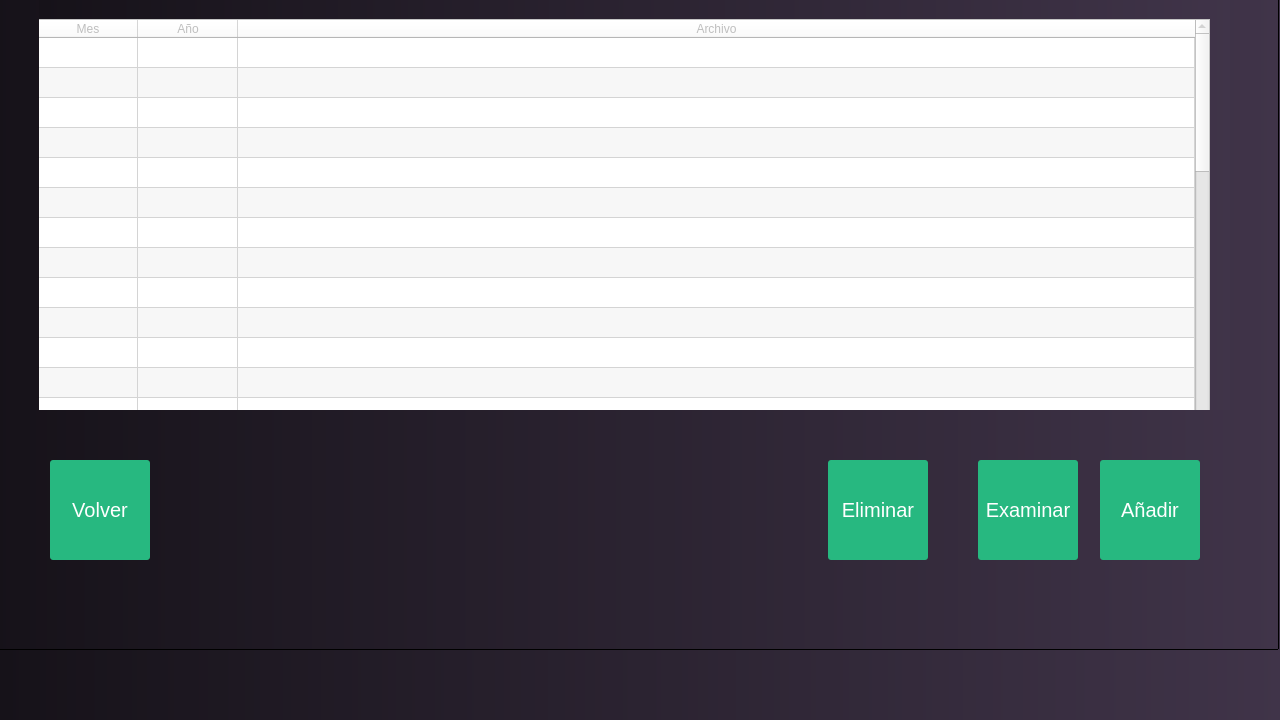
<?xml version="1.0" encoding="UTF-8"?>
<ui version="4.0">
 <class>MainWindow</class>
 <widget class="QWidget" name="MainWindow">
  <property name="enabled">
   <bool>true</bool>
  </property>
  <property name="geometry">
   <rect>
    <x>0</x>
    <y>0</y>
    <width>1280</width>
    <height>720</height>
   </rect>
  </property>
  <property name="windowTitle">
   <string>Compra y ventas</string>
  </property>
  <property name="autoFillBackground">
   <bool>false</bool>
  </property>
  <property name="styleSheet">
   <string notr="true">#MainWindow{
background:qlineargradient(spread:reflect, x1:0, y1:0, x2:1, y2:0, stop:0 rgba(22, 18, 25, 255), stop:1 rgba(64, 52, 73, 255));
}
/* qlineargradient(spread:reflect, x1:0, y1:0, x2:1, y2:0, stop:0 rgba(22, 18, 25, 255), stop:1 rgba(64, 52, 73, 255))

qlineargradient(spread:reflect, x1:0, y1:0, x2:1, y2:0, stop:0 rgba(130, 21, 131, 255), stop:1 rgba(103, 46, 180, 255)


 */
.QPushButton {

border-radius:3px;
color:white !important;
background:#27b880;
font-size:20px;

}</string>
  </property>
  <widget class="QFrame" name="frame_2">
   <property name="geometry">
    <rect>
     <x>-10</x>
     <y>-80</y>
     <width>1289</width>
     <height>730</height>
    </rect>
   </property>
   <property name="autoFillBackground">
    <bool>false</bool>
   </property>
   <property name="styleSheet">
    <string notr="true">#widget{
background:qlineargradient(spread:reflect, x1:0, y1:0, x2:1, y2:0, stop:0 rgba(22, 18, 25, 255), stop:1 rgba(64, 52, 73, 255));
}
#frame_2 {
background:qlineargradient(spread:reflect, x1:0, y1:0, x2:1, y2:0, stop:0 rgba(22, 18, 25, 255), stop:1 rgba(64, 52, 73, 255));

}
/* qlineargradient(spread:reflect, x1:0, y1:0, x2:1, y2:0, stop:0 rgba(22, 18, 25, 255), stop:1 rgba(64, 52, 73, 255))

qlineargradient(spread:reflect, x1:0, y1:0, x2:1, y2:0, stop:0 rgba(130, 21, 131, 255), stop:1 rgba(103, 46, 180, 255)


 */</string>
   </property>
   <property name="frameShape">
    <enum>QFrame::StyledPanel</enum>
   </property>
   <property name="frameShadow">
    <enum>QFrame::Raised</enum>
   </property>
   <widget class="QWidget" name="widget" native="true">
    <property name="geometry">
     <rect>
      <x>49</x>
      <y>79</y>
      <width>1191</width>
      <height>411</height>
     </rect>
    </property>
    <property name="tabletTracking">
     <bool>true</bool>
    </property>
    <property name="acceptDrops">
     <bool>false</bool>
    </property>
    <property name="autoFillBackground">
     <bool>false</bool>
    </property>
    <widget class="QTableWidget" name="tableWidget">
     <property name="enabled">
      <bool>false</bool>
     </property>
     <property name="geometry">
      <rect>
       <x>-20</x>
       <y>20</y>
       <width>1191</width>
       <height>411</height>
      </rect>
     </property>
     <property name="styleSheet">
      <string notr="true">background-color: white;</string>
     </property>
     <property name="alternatingRowColors">
      <bool>true</bool>
     </property>
     <property name="sortingEnabled">
      <bool>false</bool>
     </property>
     <property name="rowCount">
      <number>36</number>
     </property>
     <attribute name="horizontalHeaderStretchLastSection">
      <bool>true</bool>
     </attribute>
     <row>
      <property name="text">
       <string/>
      </property>
     </row>
     <row/>
     <row/>
     <row/>
     <row/>
     <row/>
     <row/>
     <row/>
     <row/>
     <row/>
     <row/>
     <row/>
     <row/>
     <row/>
     <row/>
     <row/>
     <row/>
     <row/>
     <row/>
     <row/>
     <row/>
     <row/>
     <row/>
     <row/>
     <row/>
     <row/>
     <row/>
     <row/>
     <row/>
     <row/>
     <row/>
     <row/>
     <row/>
     <row/>
     <row/>
     <row/>
     <column>
      <property name="text">
       <string>Mes</string>
      </property>
     </column>
     <column>
      <property name="text">
       <string>Año</string>
      </property>
     </column>
     <column>
      <property name="text">
       <string>Archivo</string>
      </property>
     </column>
    </widget>
   </widget>
   <widget class="QPushButton" name="delete_2">
    <property name="geometry">
     <rect>
      <x>838</x>
      <y>540</y>
      <width>100</width>
      <height>100</height>
     </rect>
    </property>
    <property name="minimumSize">
     <size>
      <width>0</width>
      <height>0</height>
     </size>
    </property>
    <property name="maximumSize">
     <size>
      <width>16777215</width>
      <height>16777215</height>
     </size>
    </property>
    <property name="text">
     <string>Eliminar</string>
    </property>
    <property name="icon">
     <iconset>
      <normaloff>:/images/icons/descarga (2).png</normaloff>:/images/icons/descarga (2).png</iconset>
    </property>
    <property name="iconSize">
     <size>
      <width>100</width>
      <height>200</height>
     </size>
    </property>
   </widget>
   <widget class="QPushButton" name="exam">
    <property name="geometry">
     <rect>
      <x>988</x>
      <y>540</y>
      <width>100</width>
      <height>100</height>
     </rect>
    </property>
    <property name="text">
     <string>Examinar</string>
    </property>
    <property name="icon">
     <iconset>
      <normaloff>:/images/icons/descarga (3).png</normaloff>:/images/icons/descarga (3).png</iconset>
    </property>
    <property name="iconSize">
     <size>
      <width>180</width>
      <height>180</height>
     </size>
    </property>
   </widget>
   <widget class="QPushButton" name="add">
    <property name="geometry">
     <rect>
      <x>1110</x>
      <y>540</y>
      <width>100</width>
      <height>100</height>
     </rect>
    </property>
    <property name="text">
     <string>Añadir</string>
    </property>
    <property name="icon">
     <iconset>
      <normaloff>:/images/icons/descarga (1).png</normaloff>:/images/icons/descarga (1).png</iconset>
    </property>
    <property name="iconSize">
     <size>
      <width>100</width>
      <height>100</height>
     </size>
    </property>
   </widget>
   <widget class="QPushButton" name="back">
    <property name="geometry">
     <rect>
      <x>60</x>
      <y>540</y>
      <width>100</width>
      <height>100</height>
     </rect>
    </property>
    <property name="text">
     <string>Volver</string>
    </property>
    <property name="icon">
     <iconset>
      <normaloff>resources.qrc/icons/png-transparent-creative-commons-license-creative-work-free-content-back-arrow-angle-text-trademark.png</normaloff>resources.qrc/icons/png-transparent-creative-commons-license-creative-work-free-content-back-arrow-angle-text-trademark.png</iconset>
    </property>
    <property name="iconSize">
     <size>
      <width>150</width>
      <height>100</height>
     </size>
    </property>
   </widget>
   <widget class="QLabel" name="label">
    <property name="geometry">
     <rect>
      <x>50</x>
      <y>30</y>
      <width>300</width>
      <height>31</height>
     </rect>
    </property>
    <property name="font">
     <font>
      <pointsize>20</pointsize>
     </font>
    </property>
    <property name="text">
     <string>Gestionar compra-ventas</string>
    </property>
   </widget>
  </widget>
 </widget>
 <resources/>
 <connections/>
</ui>
